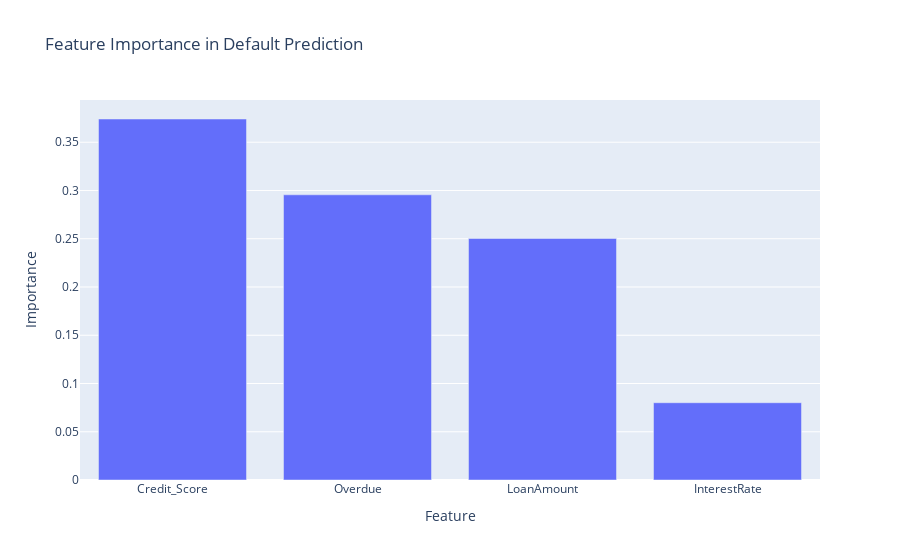

Notebook cell for this chart:
### Markdown cell above
# Predictive Loan Default Model
This cell predicts loan default probability using a Random Forest classifier.
- **Features**: Credit Score, Overdue status, Loan Amount, Interest Rate.
- Random Forest chosen for handling non-linear relationships (improved over Logistic Regression).
- Visualizes feature importance and risk category distribution.
- Saves results to `loan_default_predictions.csv`.
- **Expected Output**: Table with default probabilities and risk categories; bar chart of feature importance; classification report.

### Code cell
# Create customer-level features
customer_data = customers.merge(
    accounts.groupby('CustomerID')['Balance'].sum().reset_index(),
    on='CustomerID', how='left'
).merge(
    loans.groupby('CustomerID')['LoanAmount'].sum().reset_index(),
    on='CustomerID', how='left'
).merge(
    transactions.groupby('AccountID').size().reset_index(name='TransactionCount').merge(
        accounts[['AccountID', 'CustomerID']], on='AccountID'
    ).groupby('CustomerID')['TransactionCount'].sum().reset_index(),
    on='CustomerID', how='left'
)

# Fill missing values
customer_data['Balance'] = customer_data['Balance'].fillna(0)
customer_data['LoanAmount'] = customer_data['LoanAmount'].fillna(0)
customer_data['TransactionCount'] = customer_data['TransactionCount'].fillna(0)

# Calculate Credit Score
customer_data['Credit_Score'] = (
    customer_data['Balance'] / 1000 * 0.4 +
    customer_data['LoanAmount'] / 1000 * 0.3 +
    customer_data['TransactionCount'] * 0.3
)

# Identify overdue loans
loans['Overdue'] = np.where(loans['LoanEndDate'] <= datetime.now(), 1, 0)

# Prepare data for modeling
model_data = loans.merge(customer_data[['CustomerID', 'Credit_Score']], on='CustomerID', how='left')
model_data['Default'] = np.where((model_data['Overdue'] == 1) & (model_data['Credit_Score'] < 50), 1, 0)

# Features and target
X = model_data[['Credit_Score', 'Overdue', 'LoanAmount', 'InterestRate']]
y = model_data['Default']

# Split data
X_train, X_test, y_train, y_test = train_test_split(X, y, test_size=0.2, random_state=42)

# Train Random Forest model
model = RandomForestClassifier(random_state=42)
model.fit(X_train, y_train)

# Predict probabilities
model_data['Default_Probability'] = model.predict_proba(X)[:, 1]
model_data['Risk_Category'] = pd.cut(
    model_data['Default_Probability'],
    bins=[0, 0.3, 0.7, 1],
    labels=['Low Risk', 'Medium Risk', 'High Risk']
)

# Evaluate model
y_pred = model.predict(X_test)
print("Classification Report:")
print(classification_report(y_test, y_pred))

# Visualize feature importance
feature_importance = pd.DataFrame({
    'Feature': X.columns,
    'Importance': model.feature_importances_
})
fig = px.bar(feature_importance, x='Feature', y='Importance', title='Feature Importance in Default Prediction')
fig.update_layout(xaxis_title='Feature', yaxis_title='Importance')
fig.show()

# Save results
# model_data.to_csv('loan_default_predictions.csv', index=False)
print("Loan default prediction completed. Results saved to 'loan_default_predictions.csv'.")

### Figure 1 — Plotly figure (JSON) as saved in the notebook; plotly's stock layout.template omitted (floating-point values rounded to 4 significant figures)
{"data": [{"hovertemplate": "Feature=%{x}<br>Importance=%{y}<extra></extra>", "legendgroup": "", "marker": {"color": "#636efa", "pattern": {"shape": ""}}, "name": "", "orientation": "v", "showlegend": false, "textposition": "auto", "type": "bar", "x": ["Credit_Score", "Overdue", "LoanAmount", "InterestRate"], "xaxis": "x", "y": [0.3741, 0.2955, 0.2503, 0.08007], "yaxis": "y"}], "layout": {"barmode": "relative", "legend": {"tracegroupgap": 0}, "title": {"text": "Feature Importance in Default Prediction"}, "xaxis": {"anchor": "y", "domain": [0, 1], "title": {"text": "Feature"}}, "yaxis": {"anchor": "x", "domain": [0, 1], "title": {"text": "Importance"}}}}
